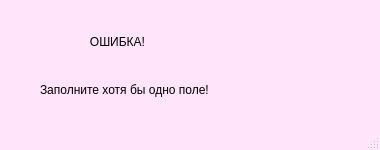
<?xml version="1.0" encoding="UTF-8"?>
<ui version="4.0">
 <class>MainWindow</class>
 <widget class="QMainWindow" name="MainWindow">
  <property name="geometry">
   <rect>
    <x>0</x>
    <y>0</y>
    <width>380</width>
    <height>150</height>
   </rect>
  </property>
  <property name="minimumSize">
   <size>
    <width>380</width>
    <height>150</height>
   </size>
  </property>
  <property name="maximumSize">
   <size>
    <width>380</width>
    <height>150</height>
   </size>
  </property>
  <property name="windowTitle">
   <string>Ошибка</string>
  </property>
  <property name="styleSheet">
   <string notr="true">QMainWindow
{
 background-color:rgb(255, 228, 250)
}

QLabel
{
	 font: 10pt &quot;Segoe Script&quot;;
	 color: rgb(0, 0, 0);
}
</string>
  </property>
  <widget class="QWidget" name="centralwidget">
   <widget class="QWidget" name="layoutWidget">
    <property name="geometry">
     <rect>
      <x>40</x>
      <y>20</y>
      <width>294</width>
      <height>91</height>
     </rect>
    </property>
    <layout class="QVBoxLayout" name="verticalLayout">
     <item>
      <widget class="QLabel" name="label">
       <property name="text">
        <string>               ОШИБКА!</string>
       </property>
      </widget>
     </item>
     <item>
      <widget class="QLabel" name="label_2">
       <property name="text">
        <string>Заполните хотя бы одно поле!</string>
       </property>
      </widget>
     </item>
    </layout>
   </widget>
  </widget>
  <widget class="QMenuBar" name="menubar">
   <property name="geometry">
    <rect>
     <x>0</x>
     <y>0</y>
     <width>380</width>
     <height>26</height>
    </rect>
   </property>
  </widget>
  <widget class="QStatusBar" name="statusbar"/>
 </widget>
 <resources/>
 <connections/>
</ui>
